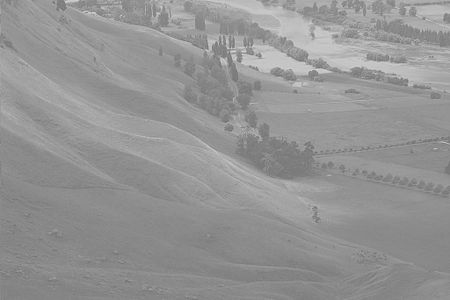
//> input picture 02Karmeliuk/test.jpg, 450 x 300 px
$ ./main   (built with g++ and OpenCV 4)
//> lines starting //> are read from the running program, lines starting //| are printed output that depends on the picture; after the words box and inside, x2 and y2 are one past the last pixel; in counts of white or black regions, pixels touching at a corner belong together
//> further down, img is the input picture: 300 rows x 450 cols, CV_8UC1; min 107, max 218, mean 148
#include <opencv2/highgui.hpp>
#include<opencv2/opencv.hpp>
#include <opencv2/core/utility.hpp>
#include <iostream>

using namespace cv;

void calculateDistribution(int dist[], const Mat &img) {
    for (int i = 0; i < img.rows; ++i) {
        for (int j = 0; j < img.cols; ++j) {
            dist[img.at<uchar>(i, j)]++;
        }
    }
}

// cumulative distribution function
void cdf(int cum_dist[], const int dist[]) {
    cum_dist[0] = dist[0];
    for (int i = 1; i < 256; i++) {
        cum_dist[i] = dist[i] + cum_dist[i - 1];
    }
}

void optimizeHeight(int array[], int height){
    int maxVal = 0;
    //  find maximum
    for (int i = 0; i < 256; ++i) {
        if (array[i] > maxVal) {
            maxVal = array[i];
        }
    }
    //  normalize height to hist_h
    for (int i = 0; i < 256; ++i) {
        array[i] = array[i] * height / (maxVal + 1);
    }

}

void drawHistogram(const Mat &img, Mat &histogram) {
    int hist_w = 512;
    int hist_h = 512;

    histogram = Mat(hist_h, hist_w, CV_8UC3);

//  distribution
    int dist[256] = {0};
    int cum_dist[256] = {0};

    calculateDistribution(dist, img);
    optimizeHeight(dist, hist_h);

    cdf(cum_dist, dist);
    optimizeHeight(cum_dist, hist_h);

    for (int i = 0; i < 256; i++) {
        line(histogram,
             Point(i * 2, hist_h),
             Point(i * 2, hist_h - dist[i]),
             Scalar(255, 255, 255), 1, LINE_8, 0
        );
    }
    for (int i = 1; i < 256; i++) {
        line(histogram,
             Point((i - 1)* 2, hist_h - cum_dist[i-1]),
             Point(i * 2, hist_h - cum_dist[i]),
             Scalar(0, 255, 0), 1, LINE_8, 0
        );
    }
}

void HistogramEqualization(const Mat &in_image, Mat &out_image, Mat &in_histogram, Mat &out_histogram) {
    out_image = Mat(in_image.rows, in_image.cols, CV_8UC1);
    int dist[256] = {0};
    int cum_dist[256] = {0};

    calculateDistribution(dist, in_image);
//> dist = 256 values, max 5772 at index 138, min 0 at index 0, mean 527.3
    cdf(cum_dist, dist);
//> cum_dist = 256 values from 0 to 135000
//  coefficient to normalize
    double alpha = 255.0 / (in_image.rows * in_image.cols);
//> alpha = 0.00189

    for (int i = 0; i < in_image.rows; ++i) {
        for (int j = 0; j < in_image.cols; ++j) {
            uchar val = in_image.at<uchar>(i, j);
            out_image.at<uchar>(i, j) = cvRound(
                    cum_dist[val] * alpha
            );
        }
    }
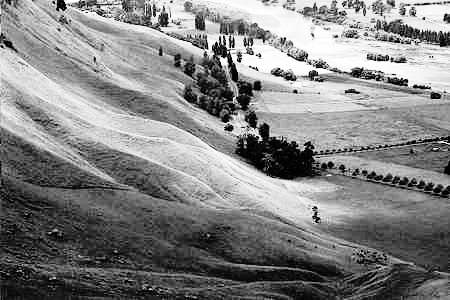
//> out_image: 300 rows x 450 cols, CV_8UC1; min 0, max 255, mean 130.5
    drawHistogram(in_image, in_histogram);
//> the loop in optimizeHeight, `for (int i = 0; i < 256; ++i)` made 256 passes
//> maxVal on passes 108, 110, 111, 115, 116, 117, 118, 120, 121, 122, 123, 124: 1, 3, 5, 7, 9, 13, 36, 56, 103, 165, 254, 341
//> after the loop in optimizeHeight, `for (int i = 0; i < 256; ++i)`: maxVal = 5772
//> in drawHistogram, `optimizeHeight(dist, hist_h);`: dist = 256 values, max 511 at index 138, min 0 at index 0, mean 46.57
//> in drawHistogram, `cdf(cum_dist, dist);`: cum_dist = 256 values from 0 to 11922
//> the loop in optimizeHeight (call 2), `for (int i = 0; i < 256; ++i)` made 256 passes
//> maxVal on passes 117 to 128: 1, 4, 7, 11, 20, 34, 56, 86, 124, 168, 225, 288
//> in drawHistogram, `optimizeHeight(cum_dist, hist_h);`: cum_dist = 256 values from 0 to 511
//> after the loop in drawHistogram, `for (int i = 0; i < 256; i++)`:
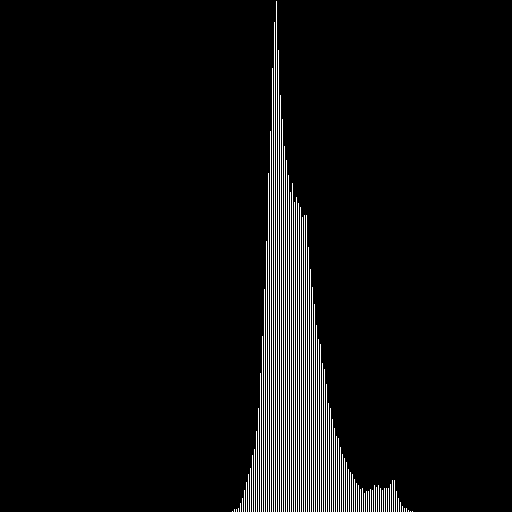
//> histogram: 512 rows x 512 cols, CV_8UC3; 4.5% white in thin lines or dots, all inside (x1, y1, x2, y2) = (232, 1, 413, 512)
//> after the loop in drawHistogram, `for (int i = 1; i < 256; i++)`:
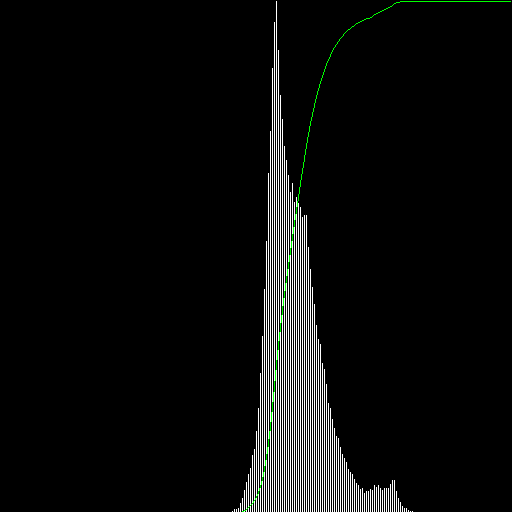
//> histogram: 512 rows x 512 cols, CV_8UC3; 0.25% of pixels changed, all inside (x1, y1, x2, y2) = (242, 1, 511, 512)
    drawHistogram(out_image, out_histogram);
//> in drawHistogram (call 2), `calculateDistribution(dist, img);`: dist = 256 values, max 5772 at index 74, min 0 at index 7, mean 527.3
//> in drawHistogram (call 2), `optimizeHeight(dist, hist_h);`: dist = 256 values, max 511 at index 74, min 0 at index 7, mean 46.63
//> in drawHistogram (call 2), `cdf(cum_dist, dist);`: cum_dist = 256 values from 15 to 11938
//> in drawHistogram (call 2), `optimizeHeight(cum_dist, hist_h);`: cum_dist = 256 values from 0 to 511
//> after the loop in drawHistogram (call 2), `for (int i = 0; i < 256; i++)`:
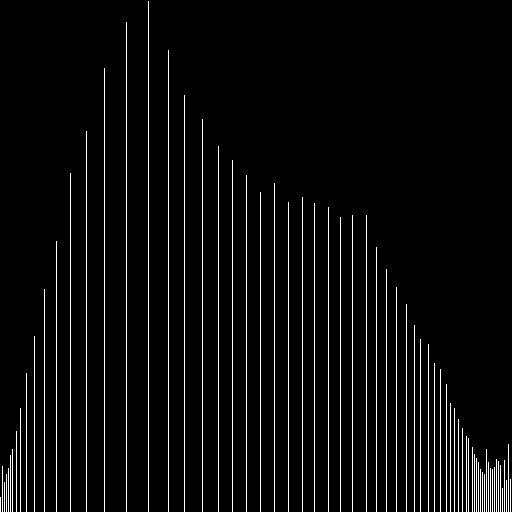
//> histogram: 512 rows x 512 cols, CV_8UC3; 4.6% white in thin lines or dots
//> after the loop in drawHistogram (call 2), `for (int i = 1; i < 256; i++)`:
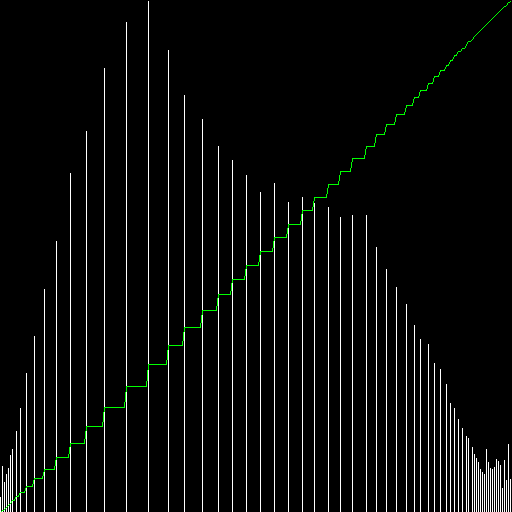
//> histogram: 512 rows x 512 cols, CV_8UC3; 0.34% of pixels changed, all inside (x1, y1, x2, y2) = (1, 1, 511, 512)
};

int main() {
//    Mat img = imread("../chair.tif", IMREAD_GRAYSCALE);
//    Mat img = imread("../sebek.jpg", IMREAD_GRAYSCALE);
    Mat img = imread("../test.jpg", IMREAD_GRAYSCALE);
    if (img.data == nullptr) {
        std::cout << "Could not open or find the image" << std::endl;
        return -1;
    }
    Mat outImage;
    Mat inHistogram;
    Mat outHistogram;
    HistogramEqualization(img, outImage, inHistogram, outHistogram);
    imshow("Original image", img);
    imshow("Normalized image", outImage);
    imshow("Original histogram", inHistogram);
    imshow("Normalized histogram", outHistogram);
    waitKey(0);
//    std::cin.get();
    return 0;
}

$ run again, with 02Karmeliuk/sebek.jpg copied over 02Karmeliuk/test.jpg
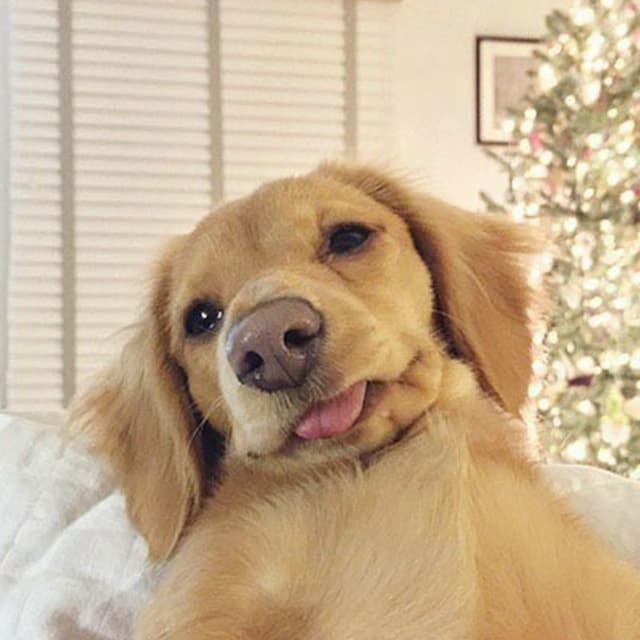
//> input picture 02Karmeliuk/sebek.jpg, 640 x 640 px
//> in HistogramEqualization, `calculateDistribution(dist, in_image);`: dist = 256 values, max 8838 at index 220, min 0 at index 1, mean 1600
//> in HistogramEqualization, `cdf(cum_dist, dist);`: cum_dist = 256 values from 1 to 409600
//> after the loop in HistogramEqualization, `for (int i = 0; i < in_image.rows; ++i)`:
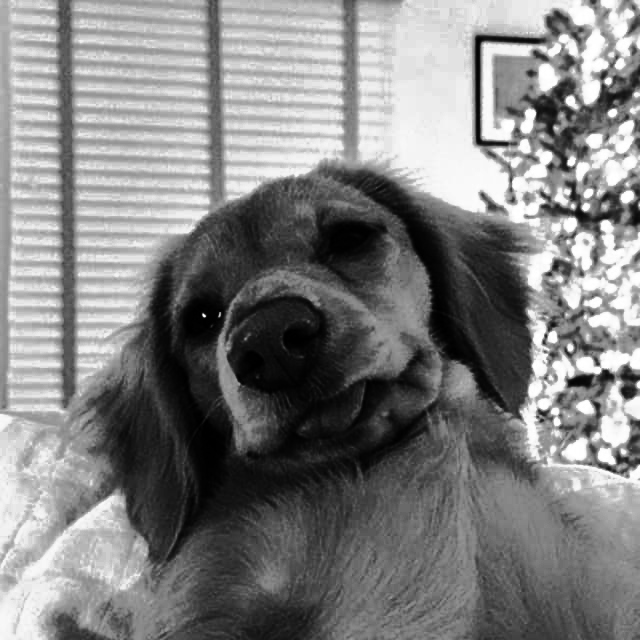
//> out_image: 640 rows x 640 cols, CV_8UC1; min 0, max 255, mean 128.6
//> the loop in optimizeHeight, `for (int i = 0; i < 256; ++i)` made 256 passes
//> maxVal on passes 1, 7, 12, 13, 14, 15, 18, 20: 1, 3, 4, 8, 10, 12, 14, 25
//> after the loop in optimizeHeight, `for (int i = 0; i < 256; ++i)`: maxVal = 8838
//> in drawHistogram, `optimizeHeight(dist, hist_h);`: dist = 256 values, max 511 at index 220, min 0 at index 0, mean 92.2
//> in drawHistogram, `cdf(cum_dist, dist);`: cum_dist = 256 values from 0 to 23602
//> the loop in optimizeHeight (call 2), `for (int i = 0; i < 256; ++i)` made 256 passes
//> maxVal on passes 20 to 27: 1, 3, 6, 11, 17, 25, 34, 44
//> in drawHistogram, `optimizeHeight(cum_dist, hist_h);`: cum_dist = 256 values from 0 to 511
//> in drawHistogram (call 2), `calculateDistribution(dist, img);`: dist = 256 values, max 8838 at index 220, min 0 at index 43, mean 1600
//> in drawHistogram (call 2), `optimizeHeight(dist, hist_h);`: dist = 256 values, max 511 at index 220, min 0 at index 43, mean 92.4
//> in drawHistogram (call 2), `cdf(cum_dist, dist);`: cum_dist = 256 values from 42 to 23655
//> in drawHistogram (call 2), `optimizeHeight(cum_dist, hist_h);`: cum_dist = 256 values from 0 to 511
//> after the loop in drawHistogram (call 2), `for (int i = 1; i < 256; i++)`:
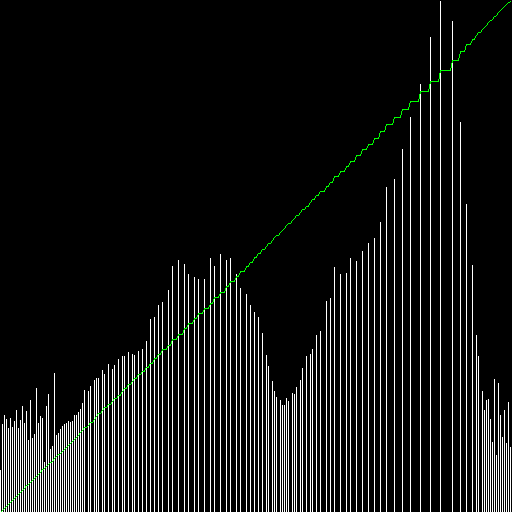
//> histogram: 512 rows x 512 cols, CV_8UC3; mean B, G, R 22.9, 23.6, 22.9
